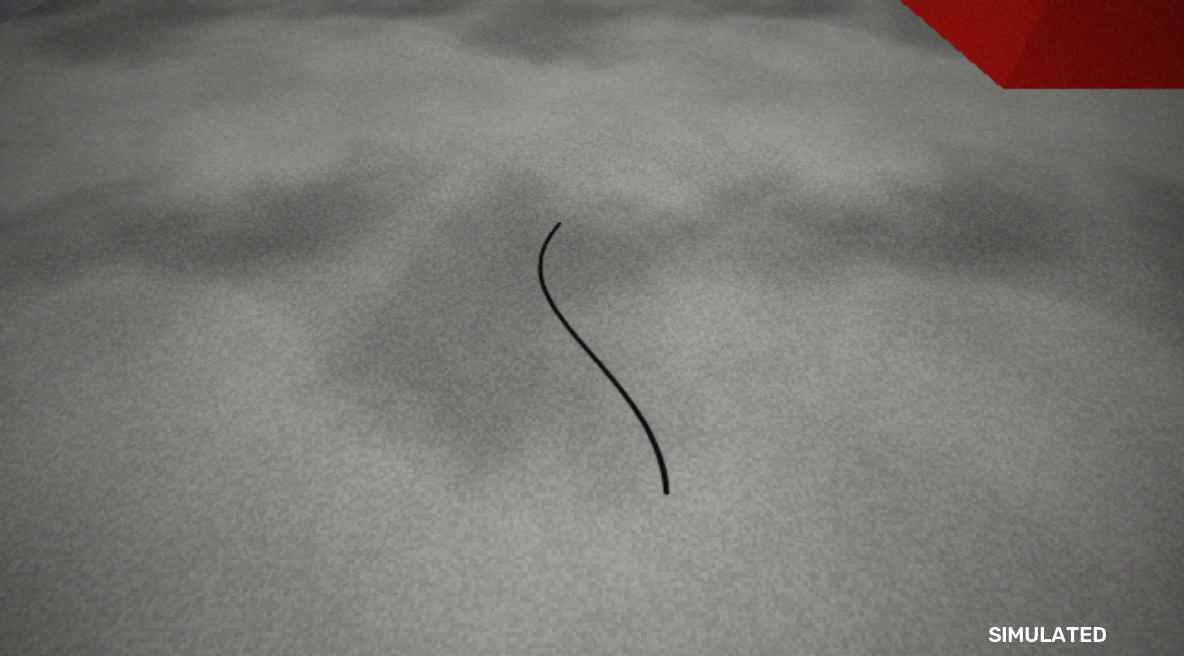
#> input picture backend/tests/fixtures/inspect/clean_concrete_crack.jpg, 1184 x 656 px
$ python -i video.py   (imports and definitions only)   (older library calls are emulated)
#> lines starting #> are read from the running program, lines starting #| are printed output that depends on the picture
#> further down, picture is the input picture: shape (656, 1184, 3); mean B, G, R 113.9, 119.5, 121.1
"""Measure rotation from the drone's own video, which is the only thing the S20 sends back.

A turn slides the picture sideways. Adding up the slide between frames gives the heading in
pixels; finding the frame where the view lines up with the start again marks exactly 360
degrees, which turns pixels into degrees and gives the camera's field of view.
"""

from __future__ import annotations

import math

import cv2
import numpy as np

WIDTH = 320
FOV_RANGE = (140.0, 30.0)  # degrees: any lens a toy drone could have


def prepare(image: np.ndarray) -> np.ndarray:
    """A small grey strip from the middle of the frame, where a turn moves every pixel alike."""
    if image.ndim == 3:
        image = cv2.cvtColor(image, cv2.COLOR_BGR2GRAY)
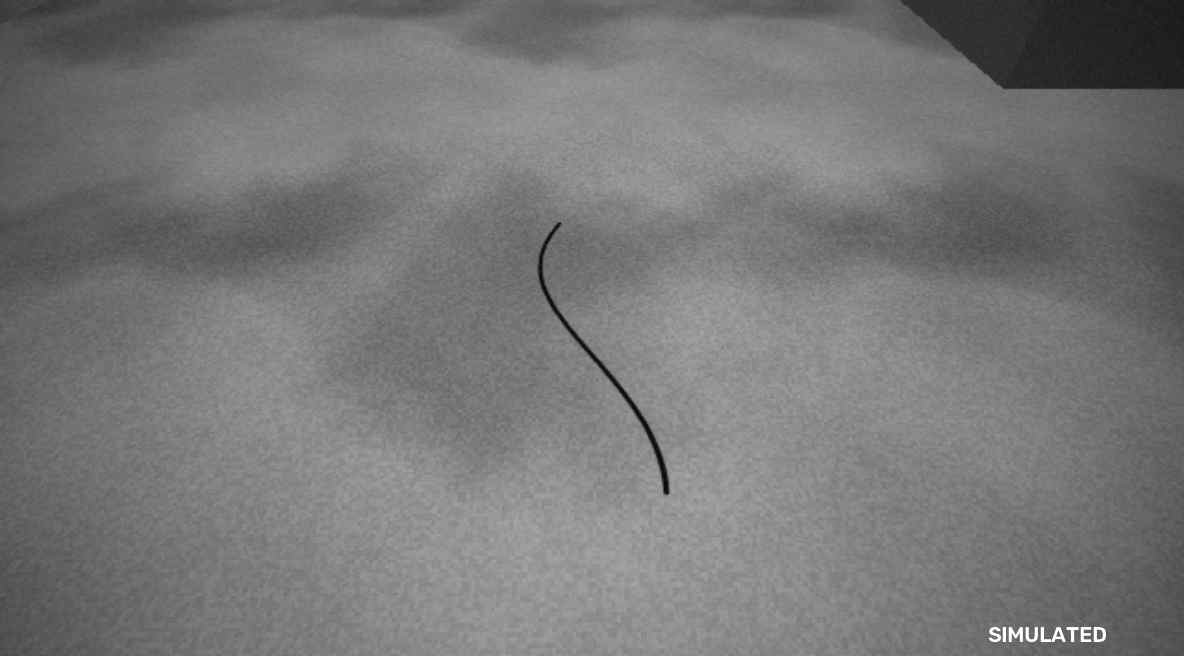
#> image: shape (656, 1184); min 0, max 255, mean 119.3
    h, w = image.shape
#> h = 656; w = 1184
    small = cv2.resize(image, (WIDTH, round(h * WIDTH / w)), interpolation=cv2.INTER_AREA).astype(np.float32)
    rows, cols = small.shape
#> rows = 177; cols = 320
    strip = small[rows // 6: rows - rows // 6, cols // 4: cols - cols // 4]
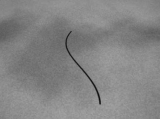
#> strip: shape (119, 160) float32; min 15, max 163, mean 132.8
    # Drop what stays put in the frame (vignetting, the JPEG block grid) so only the scene can match.
    detail = strip - cv2.GaussianBlur(strip, (0, 0), 6)
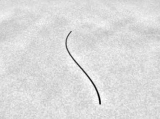
#> detail: shape (119, 160) float32; min -121.2, max 19.09, mean -0.0149; drawn with min black and max white
    return np.ascontiguousarray(cv2.GaussianBlur(detail, (0, 0), 1.2))
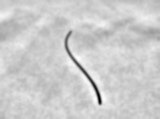
#> returned value: shape (119, 160) float32; min -51.26, max 12.62, mean -0.0123; drawn with min black and max white


# [53 lines left out: functions slide, spin, not called in this run]

>>> import cv2
>>> picture = cv2.imread('../tests/fixtures/inspect/clean_concrete_crack.jpg')
>>> result = prepare(picture)

$ run again, on backend/tests/fixtures/inspect/clean_concrete_scorch.jpg
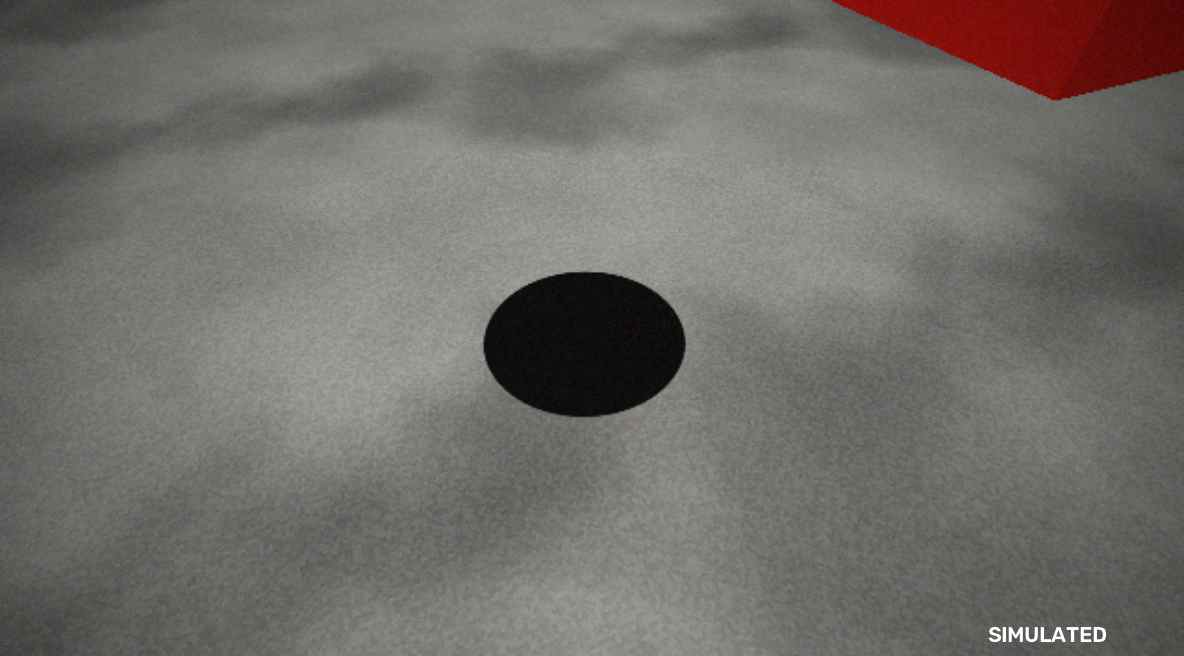
#> input picture backend/tests/fixtures/inspect/clean_concrete_scorch.jpg, 1184 x 656 px
#> picture is the input picture: shape (656, 1184, 3); mean B, G, R 105.3, 110.7, 112.8
#> in prepare, `strip = small[rows // 6: rows - rows // 6, cols // 4: cols - cols // 4]`:
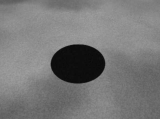
#> strip: shape (119, 160) float32; min 9, max 161, mean 119.6
#> in prepare, `return np.ascontiguousarray(cv2.GaussianBlur(detail, (0, 0), 1.2))`:
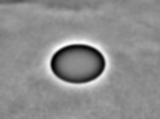
#> returned value: shape (119, 160) float32; min -52.12, max 41.48, mean 0; drawn with min black and max white

$ run again, on backend/tests/fixtures/inspect/clean_concrete_spall.jpg
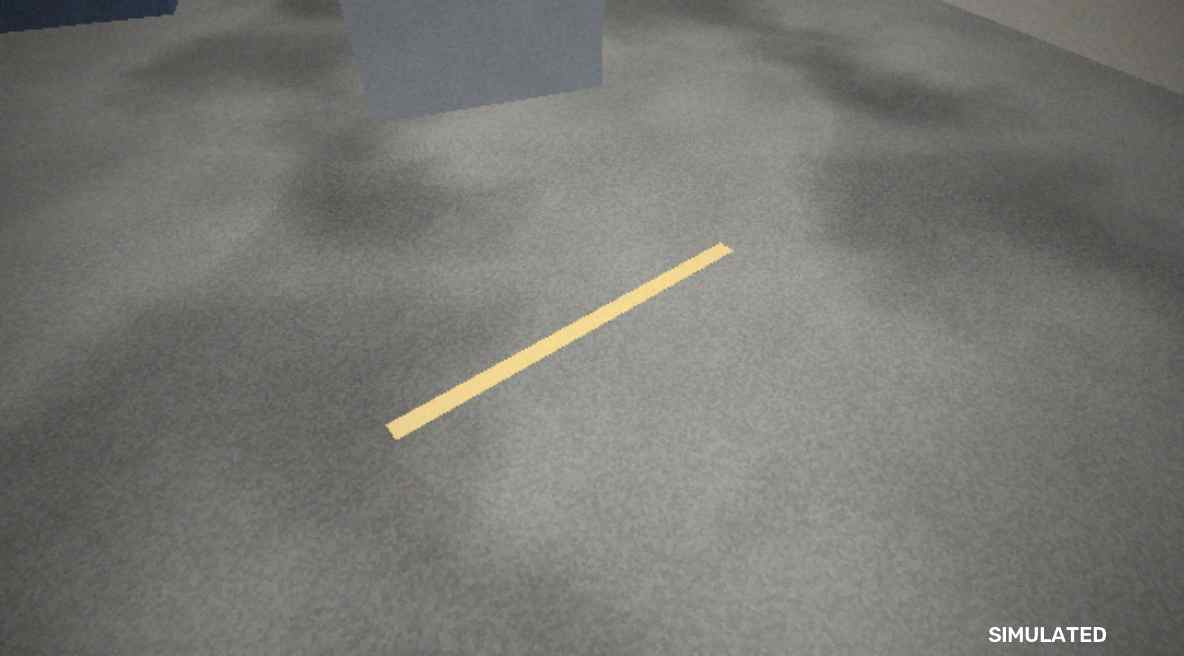
#> input picture backend/tests/fixtures/inspect/clean_concrete_spall.jpg, 1184 x 656 px
#> picture is the input picture: shape (656, 1184, 3); mean B, G, R 114.6, 120.3, 119.5
#> in prepare, `strip = small[rows // 6: rows - rows // 6, cols // 4: cols - cols // 4]`:
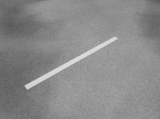
#> strip: shape (119, 160) float32; min 89, max 221, mean 137.8
#> in prepare, `return np.ascontiguousarray(cv2.GaussianBlur(detail, (0, 0), 1.2))`:
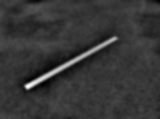
#> returned value: shape (119, 160) float32; min -18.94, max 68.61, mean 0; drawn with min black and max white

$ run again, on backend/tests/fixtures/inspect/clean_crate_crack.jpg
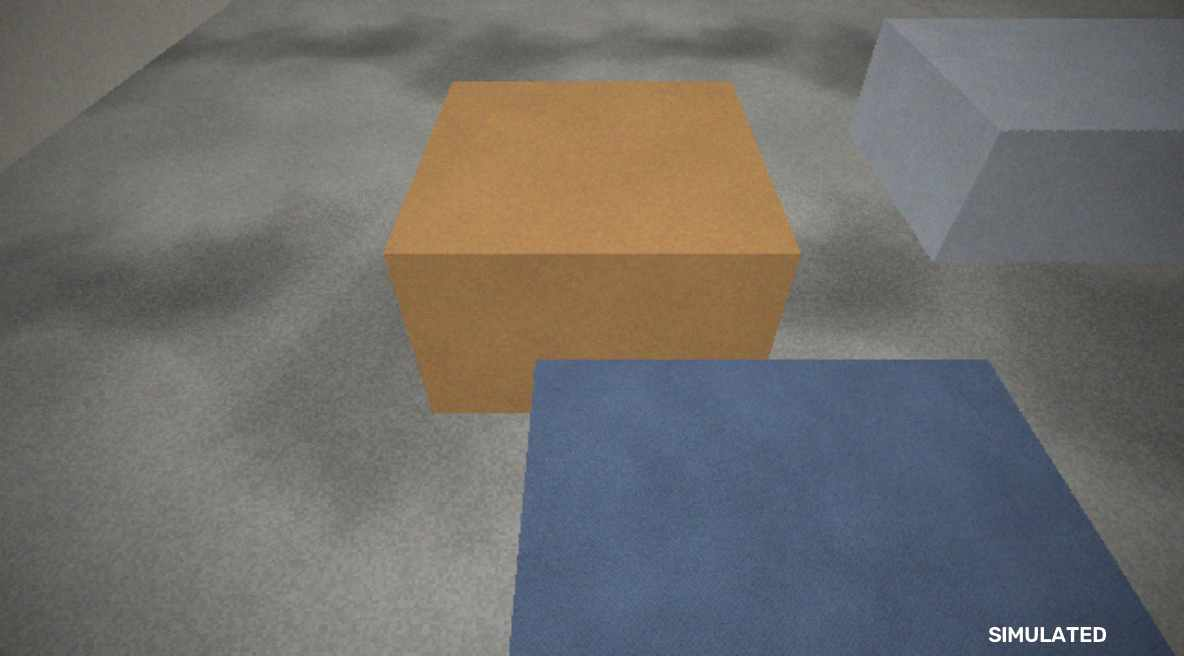
#> input picture backend/tests/fixtures/inspect/clean_crate_crack.jpg, 1184 x 656 px
#> picture is the input picture: shape (656, 1184, 3); mean B, G, R 106.9, 109.9, 111.5
#> in prepare, `strip = small[rows // 6: rows - rows // 6, cols // 4: cols - cols // 4]`:
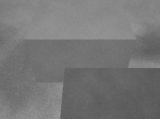
#> strip: shape (119, 160) float32; min 85, max 153, mean 118.4
#> in prepare, `return np.ascontiguousarray(cv2.GaussianBlur(detail, (0, 0), 1.2))`:
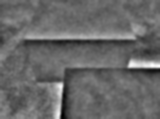
#> returned value: shape (119, 160) float32; min -15.63, max 22.5, mean 0; drawn with min black and max white
